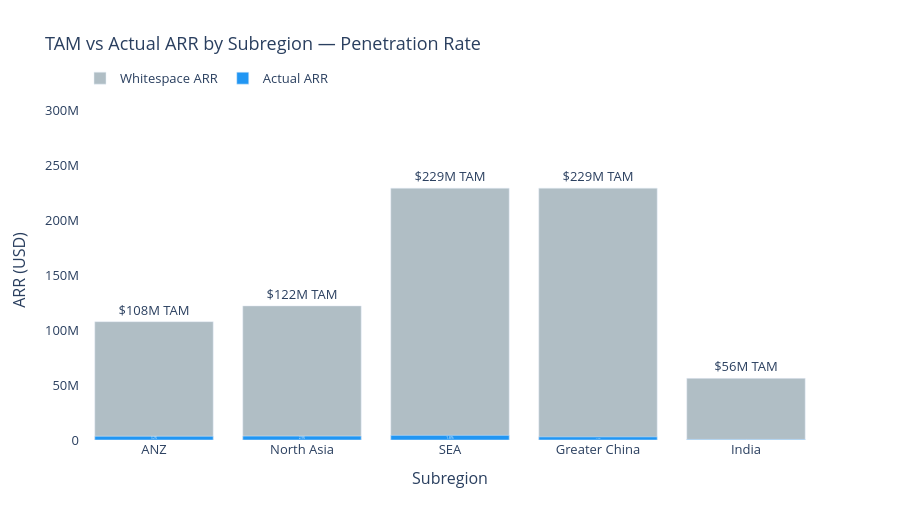

Notebook code cell kept with this figure:
### Markdown cell above
## 3. Penetration Rate Chart

### Code cell
subregions = penetration["subregion"].tolist()
max_val = penetration["tam_arr"].max()

fig = go.Figure()

fig.add_trace(go.Bar(
    name="Whitespace ARR",
    x=subregions,
    y=penetration["tam_arr"],
    marker_color="#B0BEC5",
    text=[f"${v/1e6:.0f}M TAM" for v in penetration["tam_arr"]],
    textposition="outside"
))

fig.add_trace(go.Bar(
    name="Actual ARR",
    x=subregions,
    y=penetration["actual_arr"],
    marker_color="#2196F3",
    text=[f"{v:.1f}%" for v in penetration["penetration_pct"]],
    textposition="inside",
    textfont=dict(color="white", size=12)
))

fig.update_layout(
    title="TAM vs Actual ARR by Subregion — Penetration Rate",
    barmode="overlay",
    xaxis_title="Subregion",
    yaxis_title="ARR (USD)",
    yaxis=dict(range=[0, max_val * 1.35]),
    height=520,
    font=dict(size=13),
    legend=dict(orientation="h", yanchor="bottom", y=1.02),
    plot_bgcolor="white",
    paper_bgcolor="white"
)

fig.show()

os.makedirs("../outputs", exist_ok=True)
fig.write_image("../outputs/03_penetration_rate.png", width=900, height=520, scale=2)
print("Saved: ../outputs/03_penetration_rate.png")

### Figure 1 — Plotly figure (JSON) as saved in the notebook; plotly's stock layout.template omitted (floating-point values rounded to 4 significant figures)
{"data": [{"marker": {"color": "#B0BEC5"}, "name": "Whitespace ARR", "text": ["$108M TAM", "$122M TAM", "$229M TAM", "$229M TAM", "$56M TAM"], "textposition": "outside", "type": "bar", "x": ["ANZ", "North Asia", "SEA", "Greater China", "India"], "y": [107700000.0, 122100000.0, 229300000.0, 229300000.0, 56120000.0]}, {"marker": {"color": "#2196F3"}, "name": "Actual ARR", "text": ["3.2%", "2.9%", "1.8%", "1.2%", "1.0%"], "textfont": {"color": "white", "size": 12}, "textposition": "inside", "type": "bar", "x": ["ANZ", "North Asia", "SEA", "Greater China", "India"], "y": [3408000.0, 3537000.0, 4226000.0, 2860000.0, 542400.0]}], "layout": {"barmode": "overlay", "font": {"size": 13}, "height": 520, "legend": {"orientation": "h", "y": 1.02, "yanchor": "bottom"}, "paper_bgcolor": "white", "plot_bgcolor": "white", "title": {"text": "TAM vs Actual ARR by Subregion — Penetration Rate"}, "xaxis": {"title": {"text": "Subregion"}}, "yaxis": {"range": [0, 309561615], "title": {"text": "ARR (USD)"}}}}
